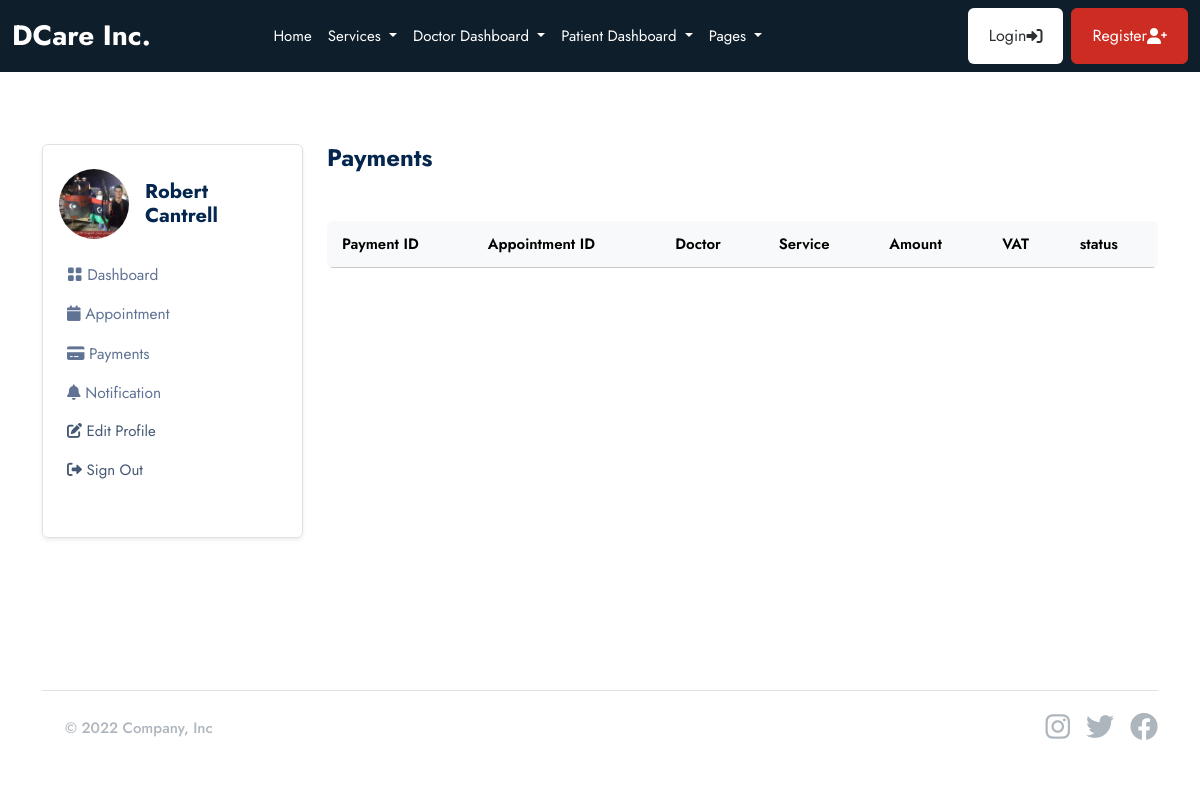
The page /patient/payments/ (signed in) on the database as committed earlier.
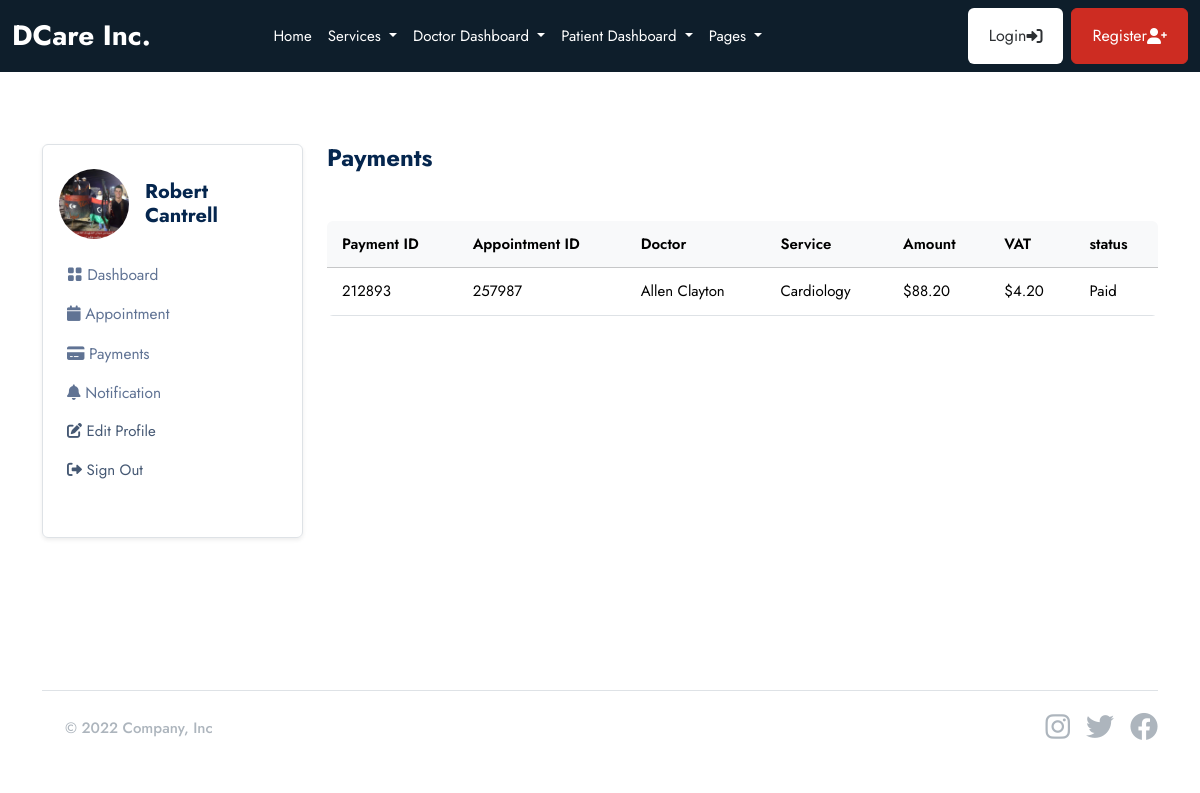
The same page on the database as committed later.
### base/models.py (models this page shows, shortened)
class Billing(models.Model):
    patient = models.ForeignKey(patient_models.Patient, on_delete=models.SET_NULL, null=True, blank=True,  related_name='billings')
    appointment = models.ForeignKey(Appointment, on_delete=models.CASCADE, related_name='billing', blank=True, null=True)
    sub_total = models.DecimalField(max_digits=10, decimal_places=2)
    tax = models.DecimalField(max_digits=10, decimal_places=2)
    total = models.DecimalField(max_digits=10, decimal_places=2)
    status = models.CharField(max_length=120, choices=[('Paid', 'Paid'), ('Unpaid', 'Unpaid')])
    billing_id = ShortUUIDField(length=6, max_length=10, alphabet="1234567890")
    date = models.DateTimeField(auto_now_add=True)

class Appointment(models.Model):
    STATUS = [
        ('Scheduled', 'Scheduled'),
        ('Completed', 'Completed'),
        ('Pending', 'Pending'),
        ('Cancelled', 'Cancelled')
    ]
    service = models.ForeignKey(Service, on_delete=models.SET_NULL, null=True, blank=True, related_name='service_appointments')
    doctor = models.ForeignKey(doctor_models.Doctor, on_delete=models.SET_NULL, null=True, blank=True, related_name='doctor_appointments')
    patient = models.ForeignKey(patient_models.Patient, on_delete=models.SET_NULL, null=True, blank=True, related_name='appointments_patient')
    appointment_date = models.DateTimeField(null=True, blank=True)
    issues = models.TextField(blank=True, null=True)
    symptoms = models.TextField(blank=True, null=True)
    appointment_id = ShortUUIDField(length=6, max_length=10, alphabet="1234567890")
    status = models.CharField(max_length=120, choices=STATUS)

class Service(models.Model):
    image = models.FileField(upload_to="images", null=True, blank=True)
    name = models.CharField(max_length=255)
    description = models.TextField(blank=True, null=True)
    cost = models.DecimalField(max_digits=10, decimal_places=2)
    available_doctors = models.ManyToManyField(doctor_models.Doctor, blank=True)

### doctor/models.py (models this page shows, shortened)
class Doctor(models.Model):
    user = models.OneToOneField(userauths_models.User, on_delete=models.CASCADE)
    full_name = models.CharField(max_length=100, null=True, blank=True)
    image = models.FileField(upload_to="images", null=True, blank=True)
    mobile = models.CharField(max_length=100, null=True, blank=True)
    country = models.CharField(max_length=100, null=True, blank=True)
    bio = models.CharField(max_length=100, null=True, blank=True)
    specialization = models.CharField(max_length=100, null=True, blank=True)
    qualifications = models.CharField(max_length=100, null=True, blank=True)
    years_of_experience = models.CharField(max_length=100, null=True, blank=True)
    next_available_appointment_date = models.DateTimeField(default=timezone.now, null=True, blank=True)

### patient/views.py (the view)
# urls.py: path("payments/", views.payments, name="payments"),
@login_required
def payments(request):
    patient = patient_models.Patient.objects.get(user=request.user)
    payments = base_models.Billing.objects.filter(appointment__patient=patient, status="Paid")
    context = {
        "payments": payments,
    }
    return render(request, "patient/payments.html", context)

### templates/patient/payments.html
{% extends 'partials/base.html' %} {% block content %}
<section class="pt-5 pb-5">
  <div class="container">
    <div class="row mt-0 mt-md-4">
      {% include 'patient/sidebar.html' %}
      <div class="col-lg-9 col-md-8 col-12">
        <h4 class="mb-0 mb-4 fw-bold">Payments</h4>
        <div class="card mb-4 mt-5">
          <div class="table-responsive overflow-y-hidden">
            <table
              class="table mb-0 text-nowrap table-hover table-centered text-nowrap"
            >
              <thead class="table-light">
                <tr>
                  <th>Payment ID</th>
                  <th>Appointment ID</th>
                  <th>Doctor</th>
                  <th>Service</th>
                  <th>Amount</th>
                  <th>VAT</th>
                  <th>status</th>
                </tr>
              </thead>
              <tbody>
                {% for p in payments %}
                <tr>
                  <td>{{p.billing_id}}</td>
                  <td>{{p.appointment.appointment_id}}</td>
                  <td>{{p.appointment.doctor.full_name}}</td>
                  <td>{{p.appointment.service.name}}</td>
                  <td>${{p.total}}</td>
                  <td>${{p.tax}}</td>
                  <td>{{p.status}}</td>
                </tr>
                {% endfor %}
              </tbody>
            </table>
          </div>
        </div>
      </div>
    </div>
  </div>
</section>
{% endblock content %}

Rows that differ between the two databases and show on the page:
now on this page (row edited): Billing: billing_id "212893", appointment.appointment_id "257987", appointment.doctor.full_name "Allen Clayton", appointment.service.name "Cardiology", total "88.20", tax "4.20", status "Paid"
